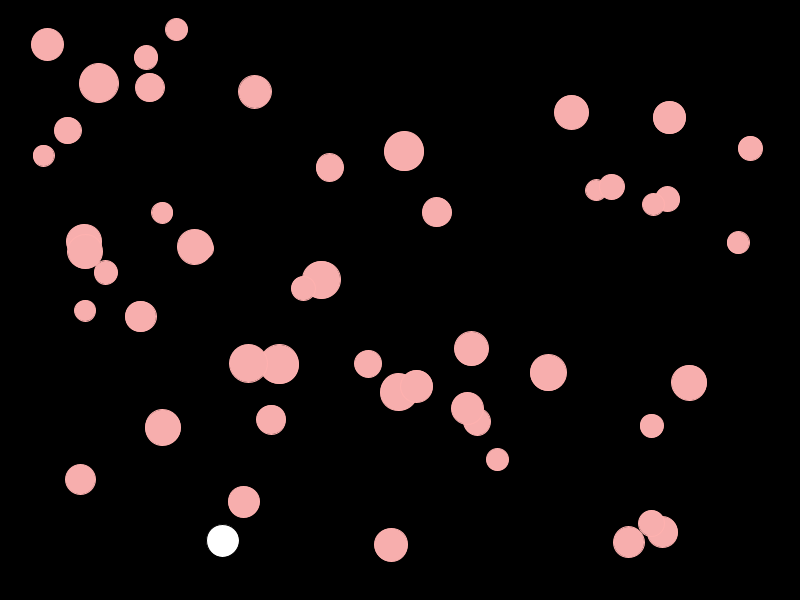
Frame 1 (no input)
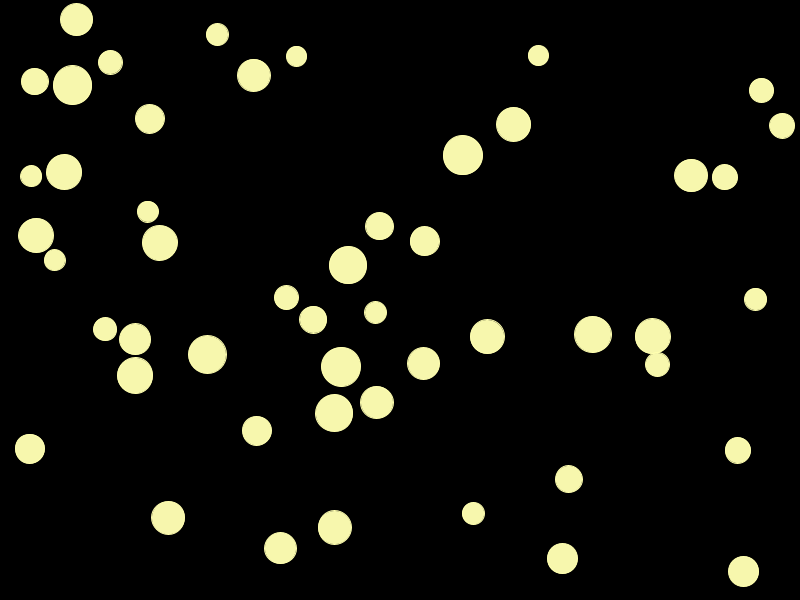
Frame 60 (the mouse pressed at the canvas centre just before this capture)
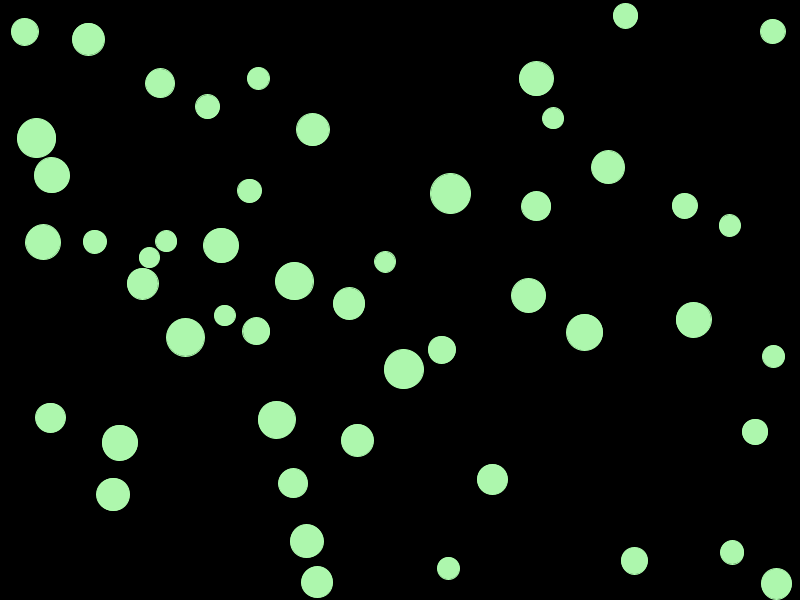
Frame 120 (the mouse held since frame 60 and released just before this capture)

The Processing sketch that drew these frames (run headless with seeded random() and noise(); from frame 60 on, the mouse is pressed at the canvas centre):

// Processing sketch: lucadema_collision_circles_pde
// ── lucadema_collision_circles_pde.pde
int count = 50;
PVector[] vel = new PVector[count];
PVector[] acc = new PVector[count];
PVector [] loc = new PVector[count];
float [] sz = new float[count];
float [] mass = new float[count];

void setup() {
  size(800, 600);

  colorMode(HSB, 360, 100, 100);
  for (int i = 0; i < count; i++) {
    sz[i] = random(20, 40);
    loc[i] = new PVector(random(sz[i], width - sz[i]), random(sz[i], height - sz[i]));
    vel[i] = PVector.random2D();
    acc[i] = new PVector(0, 0);
    mass[i] = map(sz[i], 20, 40, .1, 1);
  }
}

void draw() {  
  background(0);
  for (int i = 0; i < count; i++) {
    vel[i].add(acc[i]);
    loc[i].add(vel[i]); 

    for (int j = 0; j < count; j++) {
      if (i!=j) {
        if (loc[i].dist(loc[j]) < sz[i]/2 + sz[j]/2) {
          vel[i] = PVector.sub(loc[i], loc[j]);
          vel[i].normalize();
          vel[i].div(mass[i]);
//            if (loc[i].x < loc[j].x) {
//              vel[i].x = -abs(vel[i].x);
//              vel[j].x = abs(vel[j].x);
//            } else {
//              vel[i].x = abs(vel[i].x);
//              vel[j].x = -abs(vel[j].x);
//            }
//          if (loc[i].y < loc[j].y) {
//            vel[i].y = -abs(vel[i].y);
//            vel[j].y = abs(vel[j].y);
//          } else {
//            vel[i].y = abs(vel[i].y);
//            vel[j].y = -abs(vel[j].y);
//          }
        }
      }
    }

    ellipse(loc[i].x, loc[i].y, sz[i], sz[i]);
    fill(frameCount%360, 30, 97);
    stroke(frameCount%360, 31, 100);
    if (loc[i].x + sz[i]/2 > width ||loc[i].x - sz[i]/2 < 0 ) {
      vel[i].x *= -1;
    }
    if (loc[i].y + sz[i]/2 > height ||loc[i].y - sz[i]/2 < 0 ) {
      vel[i].y *= -1;
    }
  }
}
